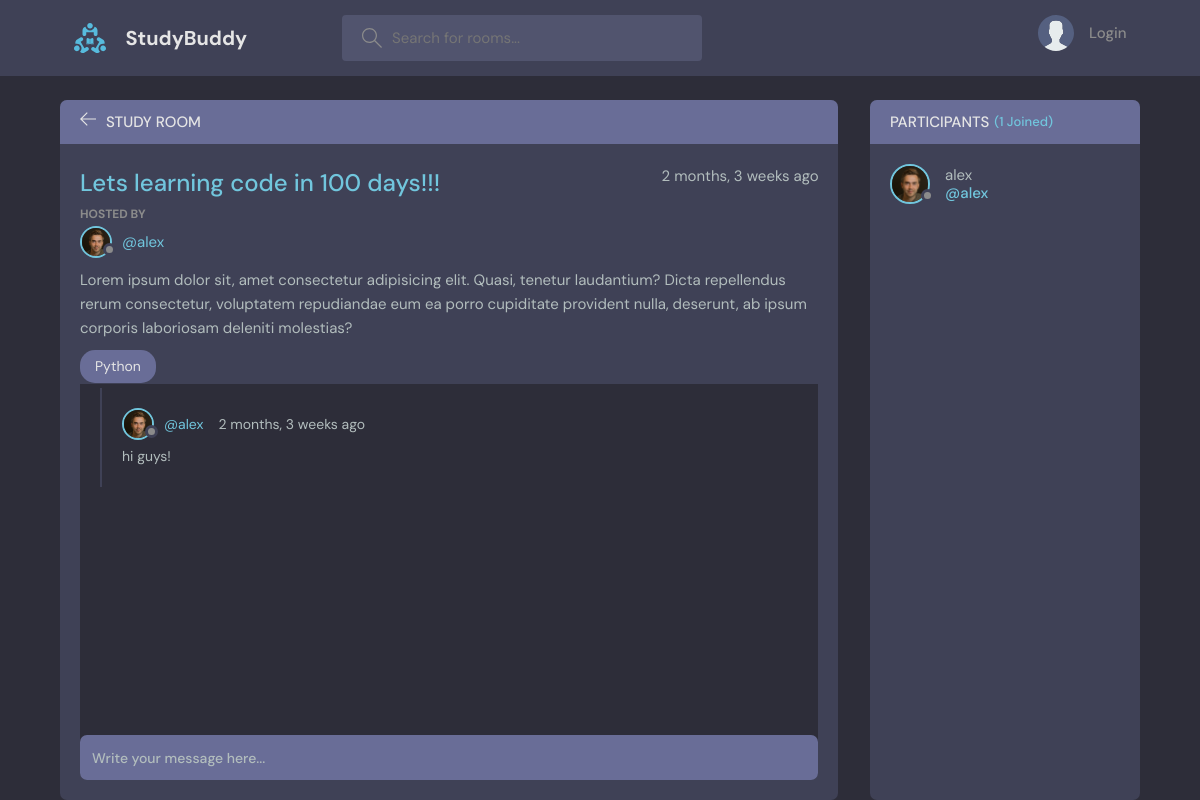
The page /room_page/1 on the database as committed earlier.
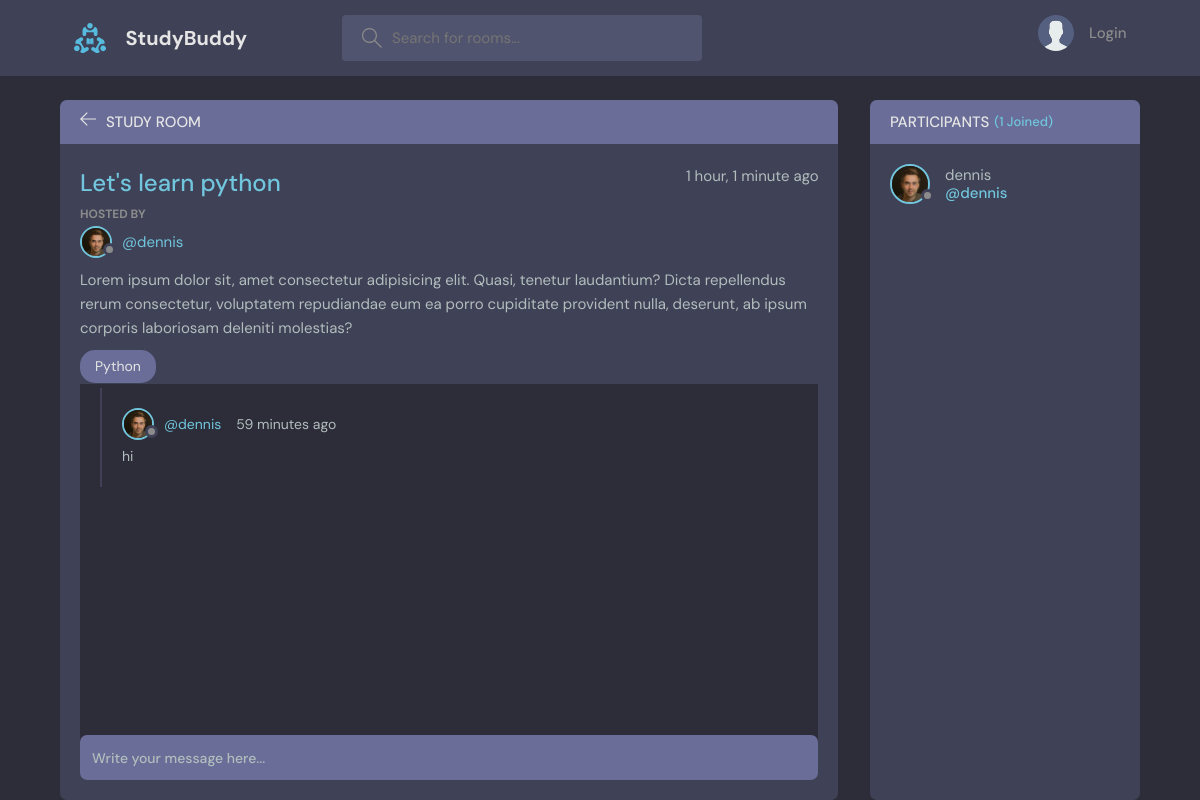
The same page on the database as committed later.
### base/models.py (models this page shows, shortened)
class Room(models.Model):
  host=models.ForeignKey(User,on_delete=models.SET_NULL,null=True)
  topic=models.ForeignKey(Topic,on_delete=models.SET_NULL,null=True)
  name=models.CharField(max_length=200)
  description=models.TextField(null=True,blank=True)
  participants=models.ManyToManyField(User,related_name='participants',blank=True)
  updated=models.DateTimeField(auto_now=True)
  created=models.DateTimeField(auto_now_add=True)
  class Meta:
    ordering=['created']

class User(AbstractUser):
  name=models.CharField(max_length=200,null=True)
  email=models.EmailField(unique=True,null=True)
  bio=models.TextField(null=True)
  avatar=models.ImageField(null=True,default="avatar.svg")
  USERNAME_FIELD = 'email'
  REQUIRED_FIELDS = []

class Messages(models.Model):
  user=models.ForeignKey(User,on_delete=models.CASCADE)
  room=models.ForeignKey(Room,on_delete=models.CASCADE)
  body=models.TextField()
  updated=models.DateTimeField(auto_now=True)
  created=models.DateTimeField(auto_now_add=True)

class Topic(models.Model):
  name=models.CharField(max_length=200)#
  def __str__(self):
    return self.name

### base/views.py (the view, shortened to what this page needs)
# urls.py: path('room_page/<str:pk>',views.room,name="room"),
def room(request,pk):
  room=Room.objects.get(id=pk)
  messagesroom=room.messages_set.all()
  participants=room.participants.all()
  context={'room':room,'messagesroom':messagesroom,'participants':participants}
  return render(request,'base/room.html',context)

### base/templates/base/room.html (shortened to what this page needs)
{% extends 'main.html' %}
{% block content %}
    <main class="profile-page layout layout--2">
      <div class="container">
        <div class="room">
          <div class="room__top">
            <div class="room__topLeft">
              <a href="{% url 'home' %}">
                <svg version="1.1" xmlns="http://www.w3.org/2000/svg" width="32" height="32" viewBox="0 0 32 32">
                  <title>arrow-left</title>
                  <path
                    d="M13.723 2.286l-13.723 13.714 13.719 13.714 1.616-1.611-10.96-10.96h27.625v-2.286h-27.625l10.965-10.965-1.616-1.607z"
                  ></path>
                </svg>
              </a>
              <h3>Study Room</h3>
            </div>
          </div>
          <div class="room__box scroll">
            <div class="room__header scroll">
              <div class="room__info">
                <h3>{{room.name}}</h3>
                <span>{{room.created|timesince}} ago</span>
              </div>
              <div class="room__hosted">
                <p>Hosted By</p>
                <a href="{% url 'userprofile' room.host.id %}" class="room__author">
                  <div class="avatar avatar--small">
                    <img src="{{room.host.avatar.url}}" />
                  </div>
                  <span>@{{room.host.username}}</span>
                </a>
              </div>
              <div class="room__details">
                Lorem ipsum dolor sit, amet consectetur adipisicing elit. Quasi, tenetur laudantium? Dicta repellendus
                rerum consectetur, voluptatem repudiandae eum ea porro cupiditate provident nulla, deserunt, ab ipsum
                corporis laboriosam deleniti molestias?
              </div>
              <span class="room__topics">{{room.topic}}</span>
            </div>
            <div class="room__conversation">
              <div class="threads scroll">
                {% for message in messagesroom%}
                <div class="thread">
                  <div class="thread__top">
                    <div class="thread__author">
                      <a href="{% url 'userprofile' message.user.id %}" class="thread__authorInfo">
                        <div class="avatar avatar--small">
                          <img src="{{message.user.avatar.url}}" />
                        </div>
                        <span>@{{message.user.username}}</span>
                      </a>
                      <span class="thread__date">{{message.created|timesince}} ago</span>
                    </div>
                  </div>
                  <div class="thread__details">
                    {{message.body}}
                  </div>
                </div>
                {%endfor%}
              </div>
            </div>
          </div>
          <div class="room__message">
            <form action="#" method="POST">
              <input name="body" placeholder="Write your message here..." /></form>
          </div>
        </div>
        <div class="participants">
          <h3 class="participants__top">Participants <span>({{participants.count}} Joined)</span></h3>
          <div class="participants__list scroll">
          {% for user in participants%}
            <a href="{% url 'userprofile' user.id %}" class="participant">
              <div class="avatar avatar--medium">
                <img src="{{user.avatar.url}}" />
              </div>
              <p>
                {{user.username}}
                <span>@{{user.username}}</span>
              </p>
            </a>
            {% endfor %}
          </div>
        </div>
      </div>
    </main>
{% endblock %}

Rows that differ between the two databases and show on the page:
removed Messages: user.avatar (picture), user.username "alex", created "2 months, 3 weeks", body "hi guys!"
removed User: avatar (picture), username "alex"
changed Room "Python": name "Lets learning code in 100 days!!!" → "Let's learn python"; created "2 months, 3 weeks" → "1 hour, 1 minute"; host.username "alex" → "dennis"
added Messages: user.avatar (picture), user.username "dennis", created "59 minutes", body "hi"
now on this page (row edited): User: avatar (picture), username "dennis"
